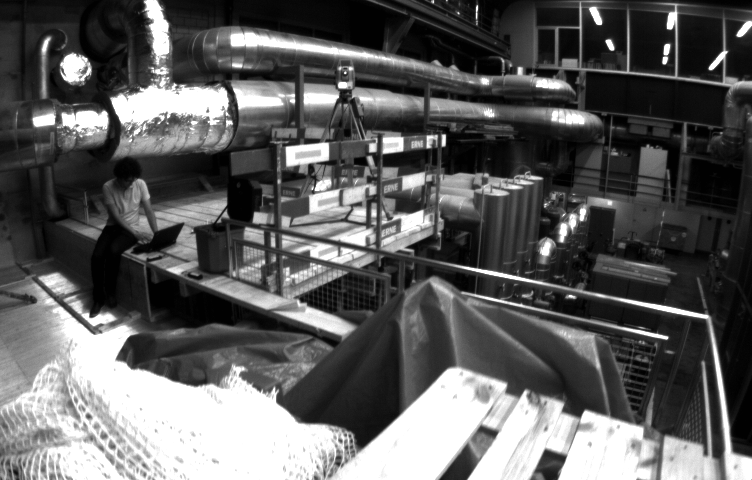
#> input picture img/testImg.png, 752 x 480 px
$ python origin_ORB.py
#> lines starting #> are read from the running program, lines starting #| are printed output that depends on the picture
#> further down, _img1 is the input picture: shape (480, 752); min 1, max 255, mean 93.4
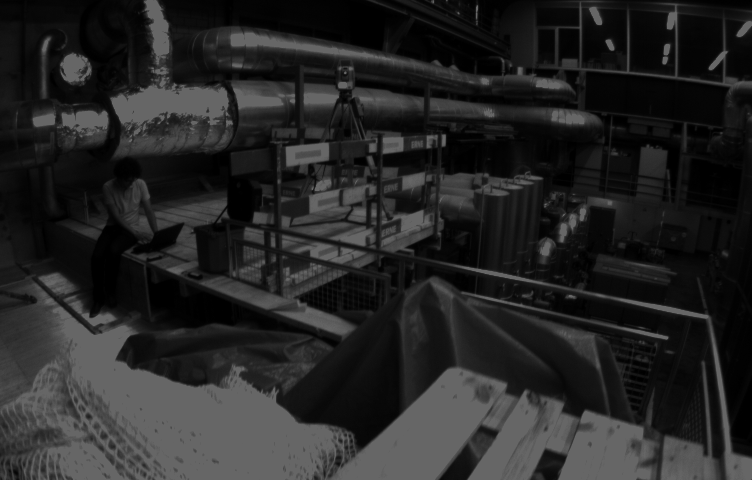
#> input picture img/brightFix-60.png, 752 x 480 px
#> further down, _img2 is the input picture: shape (480, 752); min 0, max 102, mean 37.3
import cv2
import numpy as np

def origin_orb_detection(img, max_feature=30000, fastThreshold=20):
    # 初始化ORB偵測器
#> called with max_feature = 30000, fastThreshold = 20
    orb = cv2.ORB_create(edgeThreshold=0)

    # 調整ORB特徵點偵測參數
    orb.setMaxFeatures(max_feature)
    orb.setFastThreshold(fastThreshold)

    # 初始化與原圖size相等的空白圖像
    img_with_keypoints = np.zeros_like(img)

    keypoints = orb.detect(img, None)
#> keypoints = 13619 keypoints; strongest (x, y, size): (670, 28, 37.2), (612, 49, 31), (612, 48, 37.2), (664, 58, 31)
    img_with_keypoints = cv2.drawKeypoints(img, keypoints, None, flags=0)
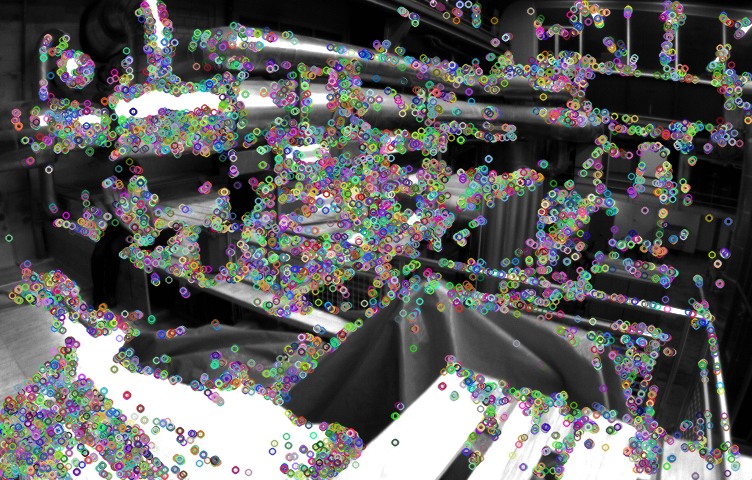
#> img_with_keypoints: shape (480, 752, 3); mean of channels 0, 1, 2 96, 96.2, 96.2; drawn as B, G, R
    keypoint_num = len(keypoints)
#> keypoint_num = 13619

    return img_with_keypoints, keypoints, keypoint_num

def origin_orb_comparison(img1, img2):
    img_with_keypoints1, full_keypoints1, keypoint_num1 = origin_orb_detection(img1)
#> full_keypoints1 has the same summary as keypoints in origin_orb_detection; keypoint_num1 = 13619
    img_with_keypoints2, full_keypoints2, keypoint_num2 = origin_orb_detection(img2)
#> call 2 of origin_orb_detection, with max_feature = 30000, fastThreshold = 20
#> in origin_orb_detection (call 2), `keypoints = orb.detect(img, None)`: keypoints = 4046 keypoints; strongest (x, y, size): (670, 28, 37.2), (612, 49, 31), (612, 48, 37.2), (664, 58, 31)
#> in origin_orb_detection (call 2), `img_with_keypoints = cv2.drawKeypoints(img, keypoints, None, flags=0)`:
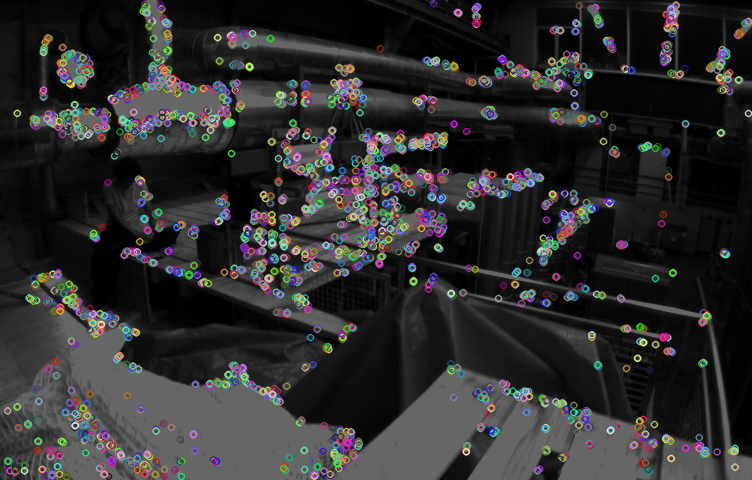
#> img_with_keypoints: shape (480, 752, 3); mean of channels 0, 1, 2 46.3, 45.9, 46.4; drawn as B, G, R
#> in origin_orb_detection (call 2), `keypoint_num = len(keypoints)`: keypoint_num = 4046
#> full_keypoints2 has the same summary as keypoints in origin_orb_detection; keypoint_num2 = 4046

    h, w = img1.shape[:2]
#> h = 480; w = 752
    combined_img = np.zeros((h, w*2, 3), dtype=np.uint8)
    combined_img[:, :w] = img_with_keypoints1
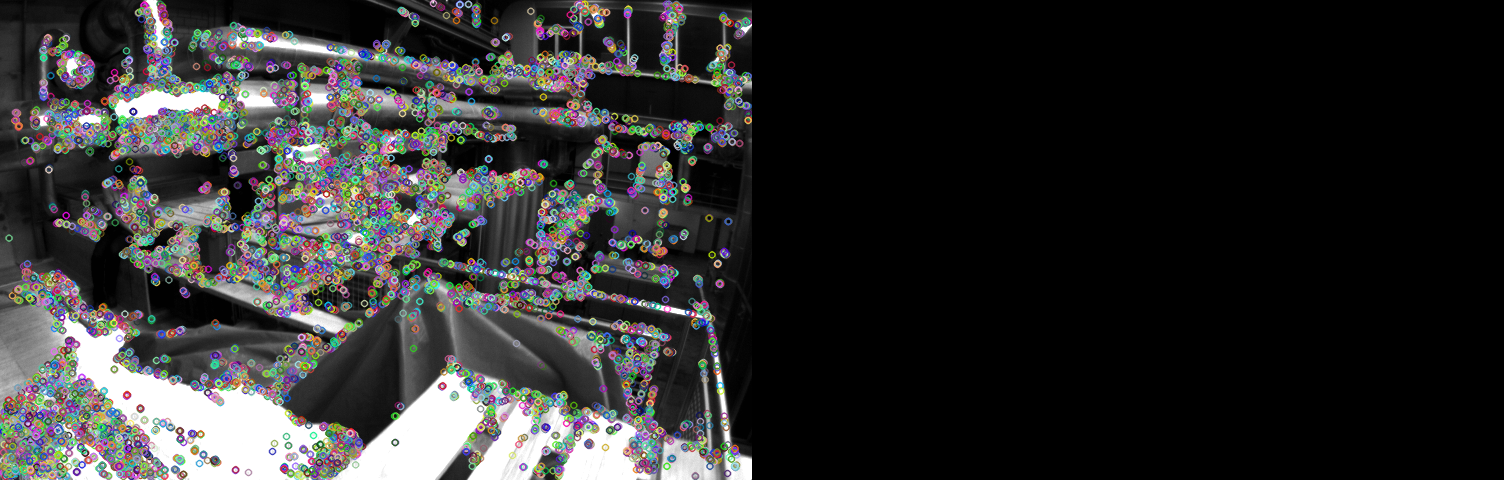
#> combined_img: shape (480, 1504, 3); mean of channels 0, 1, 2 48, 48.1, 48.1; drawn as B, G, R
    combined_img[:, w:] = img_with_keypoints2
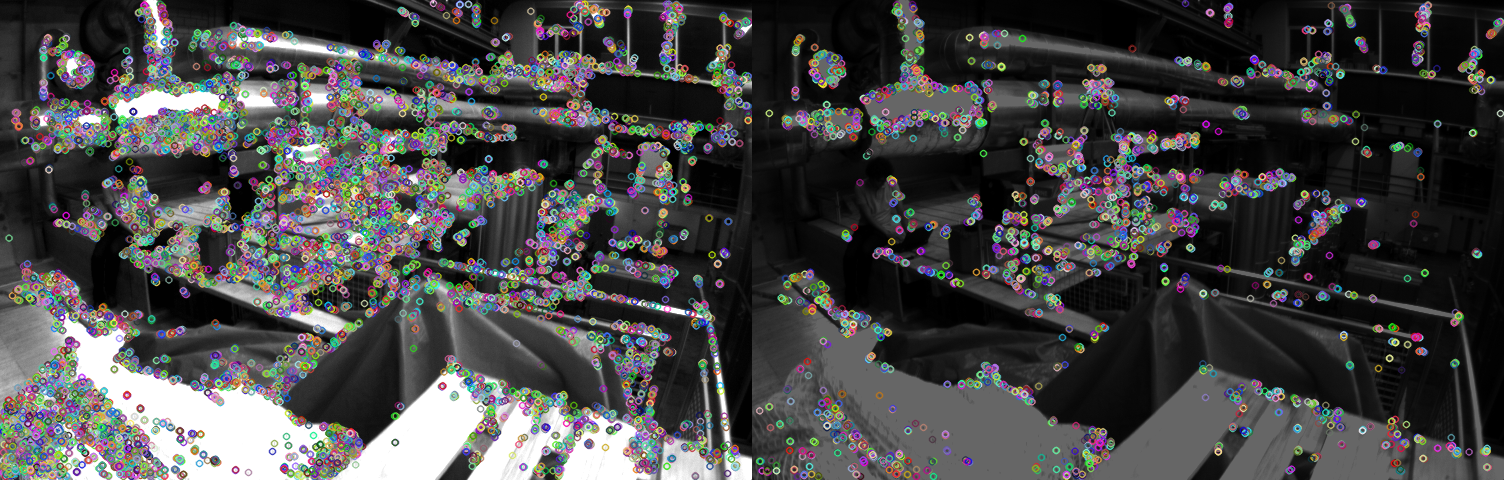
#> combined_img: shape (480, 1504, 3); mean of channels 0, 1, 2 71.1, 71, 71.3; drawn as B, G, R
    overlay = combined_img.copy()
    same_keypoints = []

    # 建立 keypoints1 中每個特徵點的像素作為key，特徵點本身作為value的dict
    keypoints1_dict = {tuple(map(int, kp.pt)): kp for kp in full_keypoints1}
#> keypoints1_dict = 11616 items

    # 檢查 keypoints2 中的特徵點是否有相同的像素
    for kp2 in full_keypoints2:
        x2, y2 = map(int, kp2.pt)
        pt2 = (x2, y2)

        # 檢查是否在 keypoints1_dict 中有相同的像素
        if pt2 in keypoints1_dict:
            # kp1 = keypoints1_dict[pt2]
            same_keypoints.append((kp2))
#> this loop made 4046 passes
#> (kp2, x2, y2) on passes 1 to 3: (keypoint at (433, 3), size 31, 433, 3), (keypoint at (160, 4), size 31, 160, 4), (keypoint at (146, 6), size 31, 146, 6)
#> after the loop, same_keypoints = 3963 keypoints; strongest (x, y, size): (670, 28, 37.2), (612, 49, 31), (612, 48, 37.2), (664, 58, 31)

    # 若兩張圖同個pixel都有檢測到keypoints，則繪製線段
    for kp in same_keypoints:
        x1, y1 = kp.pt
        x2, y2 = kp.pt
        x2 += w  # 將第二幅圖像中的特徵點的 x 坐標偏移 w 個像素，以match合成圖像中的位置
        pt1 = (int(x1), int(y1))
        pt2 = (int(x2), int(y2))
        color = tuple(np.random.randint(0, 255, 3).tolist()) # 產生隨機顏色
        cv2.line(combined_img, pt1, pt2, color, 1)  # 繪製線段
#> this loop made 3963 passes
#> (kp, x1, y1, x2, y2, color) on passes 1 to 3: (keypoint at (433, 3), size 31, 433, 3, 1185, 3, (172, 47, 117)), (keypoint at (160, 4), size 31, 160, 4, 912, 4, (192, 67, 251)), (keypoint at (146, 6), size 31, 146, 6, 898, 6, (195, 103, 9))
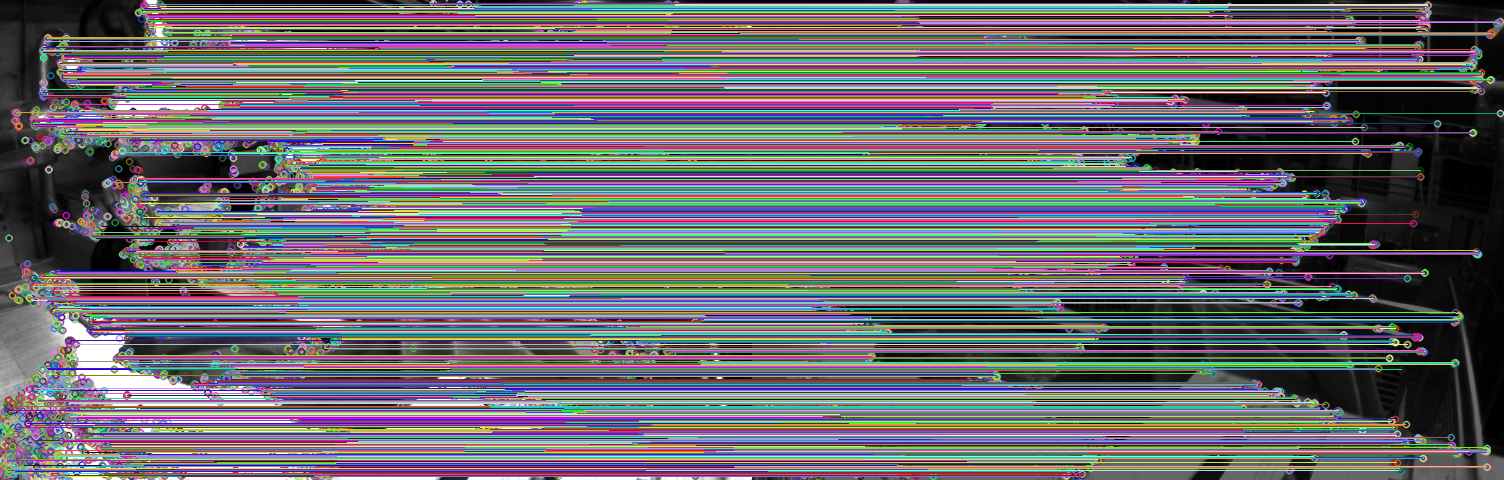
#> combined_img: shape (480, 1504, 3); mean of channels 0, 1, 2 110.2, 106.1, 106.7; drawn as B, G, R

    # cv2.line透明度設定，ref:https://gist.github.com/IAmSuyogJadhav/305bfd9a0605a4c096383408bee7fd5c
    alpha = 0.3  # Transparency factor.
    # Following line overlays transparent rectangle over the image
    comparison_img = cv2.addWeighted(overlay, alpha, combined_img, 1 - alpha, 0)
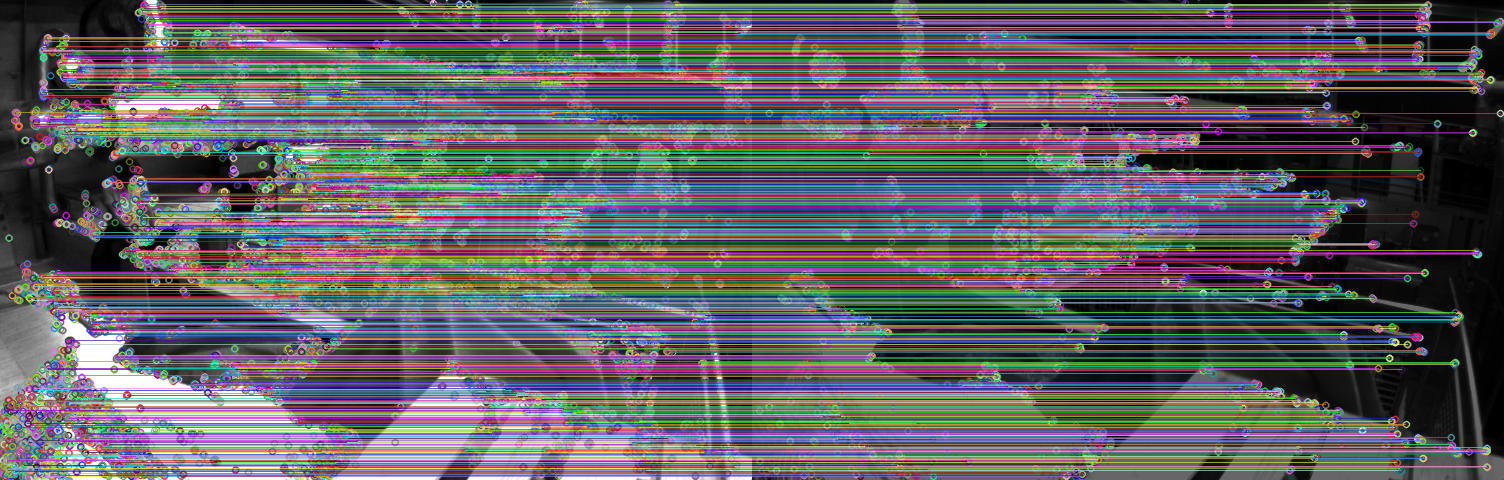
#> comparison_img: shape (480, 1504, 3); mean of channels 0, 1, 2 98.5, 95.6, 96.1; drawn as B, G, R

    # return data
    result_img = [img_with_keypoints1, img_with_keypoints2, comparison_img]
    matched_points = len(same_keypoints)
    keypoint_data = [keypoint_num1, keypoint_num2, matched_points]

    return result_img, keypoint_data

if __name__ == '__main__':
    img_path1 = './img/testImg.png'
    img_path2 = './img/brightFix-60.png'
    _img1 = cv2.imread(img_path1, 0)
    _img2 = cv2.imread(img_path2, 0)
    result_img, keypoint_data = origin_orb_comparison(_img1, _img2)

    # print data
    print("----------")
    print("Image 1:")
    print("img_path1:" + img_path1[6:])
    print("keypoint_num1:" + str(keypoint_data[0])) # 圖1的檢測到的特徵點數量
#| keypoint_num1:13619
    print(".")
    print("Image 2:")
    print("img_path2:" + img_path2[6:])
    print("keypoint_num2:" + str(keypoint_data[1])) # 圖2的檢測到的特徵點數量
#| keypoint_num2:4046
    print(".")
    print("matched_points:" + str(keypoint_data[2])) # 檢測到的相同特徵點數量
#| matched_points:3963
    print("matched accuracy:" + str(round(keypoint_data[2]/keypoint_data[0]*100, 2)) + " %") # matched accuracy，圖2上檢測到幾%符合圖1的特徵點
#| matched accuracy:29.1 %
    print("----------")

    cv2.imshow('Image with Keypoints1', result_img[0])
    cv2.imshow('Image with Keypoints2', result_img[1])
    cv2.imshow('Comparison Image', result_img[2])
    cv2.waitKey(0)
    cv2.destroyAllWindows()
